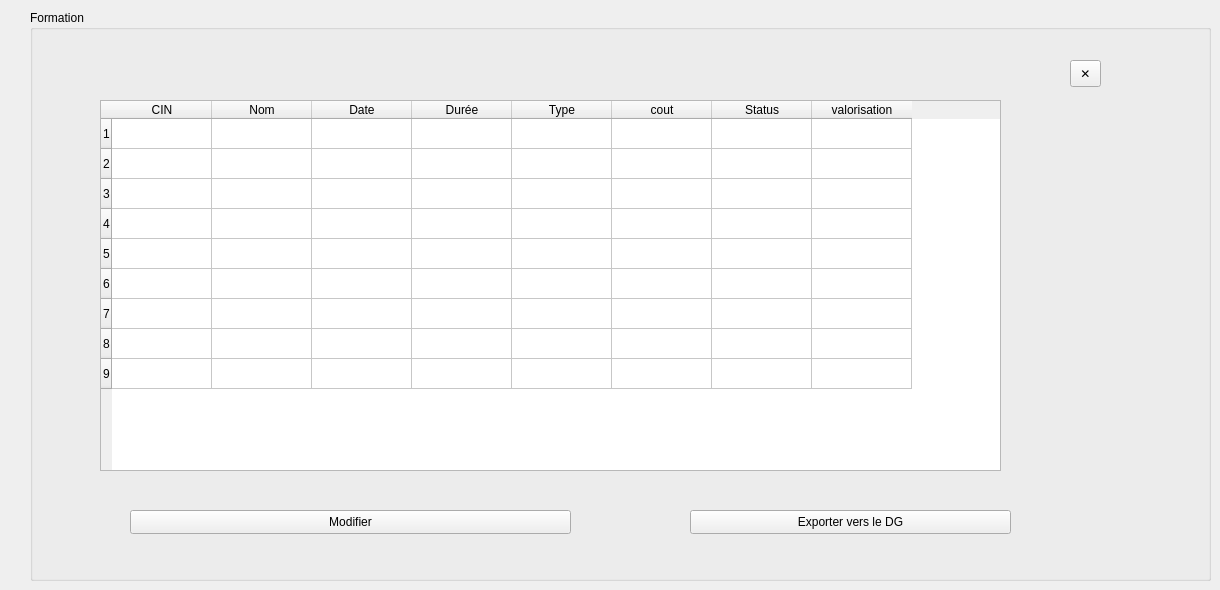
            <widget class="QWidget" name="page_formation">
             <widget class="QGroupBox" name="groupBox_4">
              <property name="geometry">
               <rect>
                <x>30</x>
                <y>10</y>
                <width>1181</width>
                <height>571</height>
               </rect>
              </property>
              <property name="title">
               <string>Formation</string>
              </property>
              <widget class="QPushButton" name="Modifier_Formations_Emp">
               <property name="geometry">
                <rect>
                 <x>100</x>
                 <y>500</y>
                 <width>441</width>
                 <height>24</height>
                </rect>
               </property>
               <property name="text">
                <string>Modifier</string>
               </property>
              </widget>
              <widget class="QTableWidget" name="TableFormations_Emp">
               <property name="geometry">
                <rect>
                 <x>70</x>
                 <y>90</y>
                 <width>901</width>
                 <height>371</height>
                </rect>
               </property>
               <property name="minimumSize">
                <size>
                 <width>0</width>
                 <height>280</height>
                </size>
               </property>
               <property name="rowCount">
                <number>9</number>
               </property>
               <property name="columnCount">
                <number>8</number>
               </property>
               <row/>
               <row/>
               <row/>
               <row/>
               <row/>
               <row/>
               <row/>
               <row/>
               <row/>
               <column>
                <property name="text">
                 <string>CIN</string>
                </property>
               </column>
               <column>
                <property name="text">
                 <string>Nom</string>
                </property>
               </column>
               <column>
                <property name="text">
                 <string>Date</string>
                </property>
               </column>
               <column>
                <property name="text">
                 <string>Durée</string>
                </property>
               </column>
               <column>
                <property name="text">
                 <string>Type</string>
                </property>
               </column>
               <column>
                <property name="text">
                 <string>cout</string>
                </property>
               </column>
               <column>
                <property name="text">
                 <string>Status</string>
                </property>
               </column>
               <column>
                <property name="text">
                 <string>valorisation</string>
                </property>
               </column>
              </widget>
              <widget class="QPushButton" name="Exporter_Formations_Emp">
               <property name="geometry">
                <rect>
                 <x>660</x>
                 <y>500</y>
                 <width>321</width>
                 <height>24</height>
                </rect>
               </property>
               <property name="text">
                <string>Exporter vers le DG</string>
               </property>
              </widget>
              <widget class="QToolButton" name="BtnPopupCancelLabs_6">
               <property name="geometry">
                <rect>
                 <x>1040</x>
                 <y>50</y>
                 <width>31</width>
                 <height>27</height>
                </rect>
               </property>
               <property name="toolTip">
                <string>Fermer</string>
               </property>
               <property name="text">
                <string>✕</string>
               </property>
              </widget>
             </widget>
            </widget>
